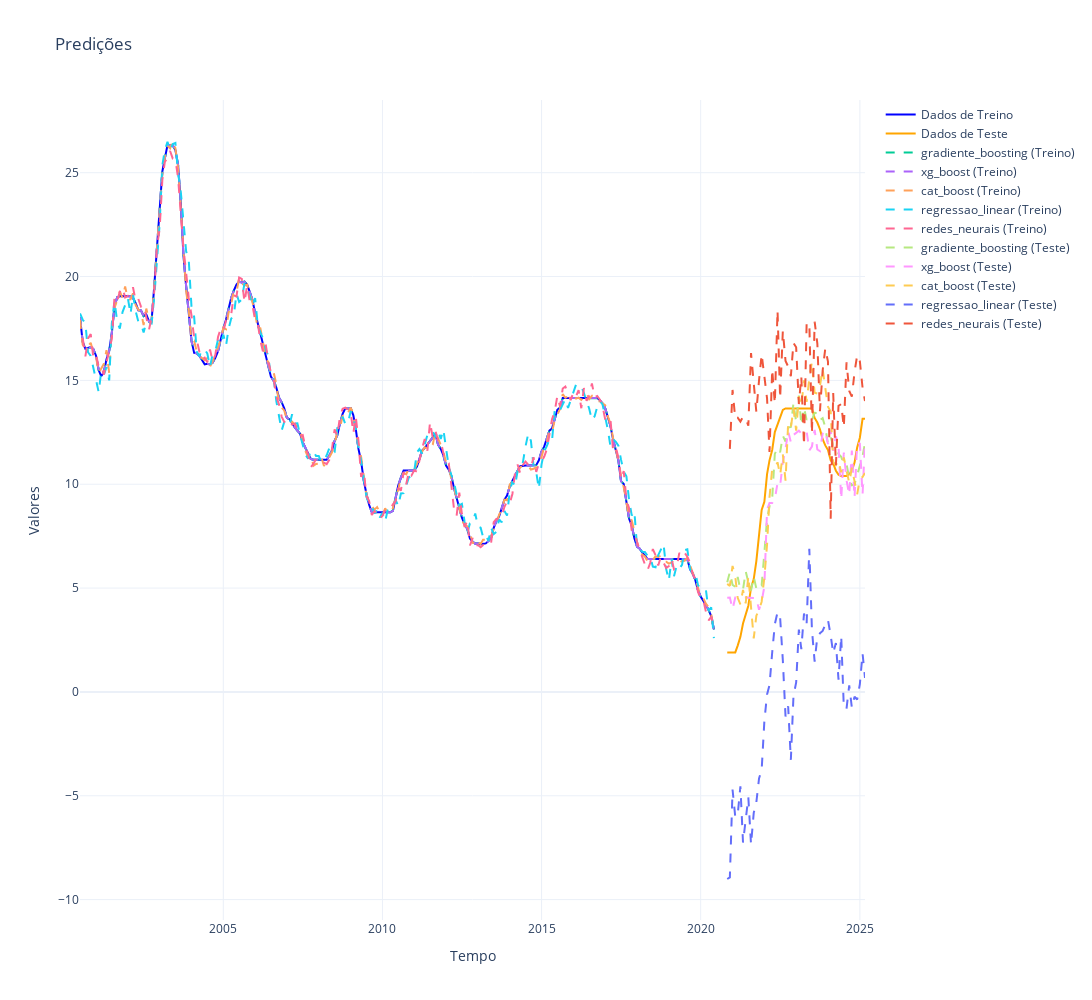

This figure's notebook cell:
### Code cell
metri.plotando_predicoes_go_treino_teste(
    y_treino,
    y_teste,
    predicoes_treino,
    predicoes_teste,
    index_treino,
    index_teste,
    save=False,
    diretorio=path_codigos_rodando+f'/avaliacao_modelos/predicao_treino_teste_{variavel_predicao}.png',
    type_arquivo='png'
)
